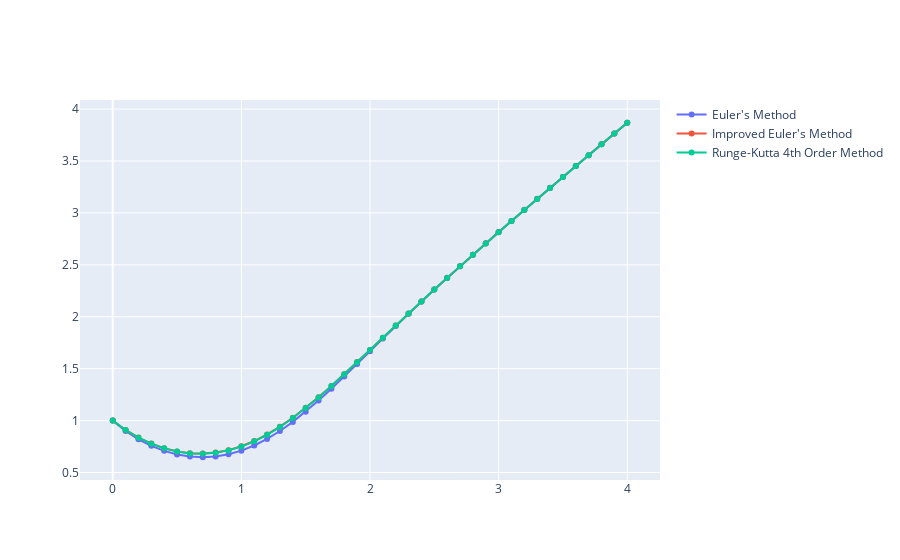

The code cell stored with this chart in its notebook:
### Code cell
traces = []
traces.append(utils.Get_Trace(valuesEuler, "Euler's Method")[0])
traces.append(utils.Get_Trace(valuesImproved, "Improved Euler's Method")[0])
traces.append(utils.Get_Trace(valuesRK4, "Runge-Kutta 4th Order Method")[0])
utils.Get_Comparison_Traces(traces).show()
